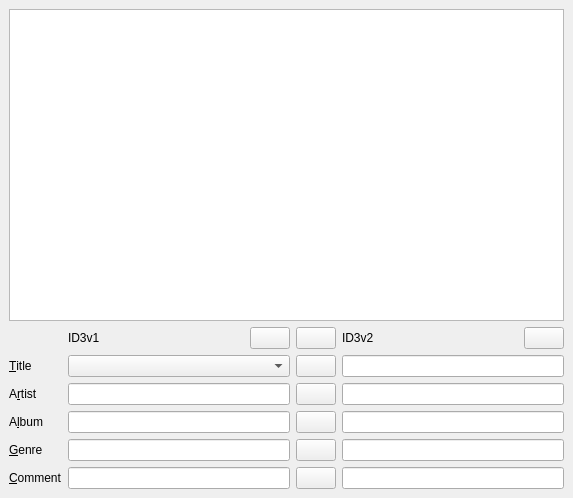
<ui version="4.0" >
 <class>MainWindow</class>
 <widget class="QMainWindow" name="MainWindow" >
  <property name="geometry" >
   <rect>
    <x>0</x>
    <y>0</y>
    <width>573</width>
    <height>498</height>
   </rect>
  </property>
  <property name="sizePolicy" >
   <sizepolicy vsizetype="Expanding" hsizetype="Expanding" >
    <horstretch>0</horstretch>
    <verstretch>0</verstretch>
   </sizepolicy>
  </property>
  <property name="windowTitle" >
   <string>ID3EncodingConverter</string>
  </property>
  <widget class="QWidget" name="centralwidget" >
   <layout class="QVBoxLayout" >
    <item>
     <widget class="QTreeView" name="treeView" >
      <property name="editTriggers" >
       <set>QAbstractItemView::NoEditTriggers</set>
      </property>
      <property name="alternatingRowColors" >
       <bool>true</bool>
      </property>
      <property name="selectionMode" >
       <enum>QAbstractItemView::ExtendedSelection</enum>
      </property>
     </widget>
    </item>
    <item>
     <layout class="QVBoxLayout" >
      <item>
       <layout class="QGridLayout" >
        <item row="1" column="0" >
         <widget class="QLabel" name="titlelabel" >
          <property name="text" >
           <string>&amp;Title</string>
          </property>
          <property name="buddy" >
           <cstring>v2title</cstring>
          </property>
         </widget>
        </item>
        <item row="1" column="1" >
         <widget class="KComboBox" name="v1title" >
          <property name="toolTip" >
           <string>Choose correct representation of song title</string>
          </property>
          <property name="whatsThis" >
           <string>Choose the correct encoding of the ID3v1 tag. All tags beneath will be updated according to the selection. If the actual encoding is unknown, choose the string that makes sense.</string>
          </property>
          <property name="modelColumn" >
           <number>0</number>
          </property>
         </widget>
        </item>
        <item row="1" column="3" >
         <widget class="QLineEdit" name="v2title" >
          <property name="toolTip" >
           <string/>
          </property>
          <property name="autoFillBackground" >
           <bool>false</bool>
          </property>
         </widget>
        </item>
        <item row="2" column="0" >
         <widget class="QLabel" name="artistlabel" >
          <property name="text" >
           <string>A&amp;rtist</string>
          </property>
          <property name="buddy" >
           <cstring>v2artist</cstring>
          </property>
         </widget>
        </item>
        <item row="2" column="1" >
         <widget class="QLineEdit" name="v1artist" >
          <property name="readOnly" >
           <bool>true</bool>
          </property>
         </widget>
        </item>
        <item row="2" column="3" >
         <widget class="QLineEdit" name="v2artist" />
        </item>
        <item row="3" column="0" >
         <widget class="QLabel" name="albumlabel" >
          <property name="text" >
           <string>A&amp;lbum</string>
          </property>
          <property name="buddy" >
           <cstring>v2album</cstring>
          </property>
         </widget>
        </item>
        <item row="3" column="1" >
         <widget class="QLineEdit" name="v1album" >
          <property name="readOnly" >
           <bool>true</bool>
          </property>
         </widget>
        </item>
        <item row="3" column="3" >
         <widget class="QLineEdit" name="v2album" />
        </item>
        <item row="4" column="0" >
         <widget class="QLabel" name="genrelabel" >
          <property name="text" >
           <string>&amp;Genre</string>
          </property>
          <property name="buddy" >
           <cstring>v2genre</cstring>
          </property>
         </widget>
        </item>
        <item row="4" column="1" >
         <widget class="QLineEdit" name="v1genre" >
          <property name="readOnly" >
           <bool>true</bool>
          </property>
         </widget>
        </item>
        <item row="4" column="3" >
         <widget class="QLineEdit" name="v2genre" />
        </item>
        <item row="5" column="0" >
         <widget class="QLabel" name="commentlabel" >
          <property name="text" >
           <string>&amp;Comment</string>
          </property>
          <property name="buddy" >
           <cstring>v2comment</cstring>
          </property>
         </widget>
        </item>
        <item row="5" column="1" >
         <widget class="QLineEdit" name="v1comment" >
          <property name="readOnly" >
           <bool>true</bool>
          </property>
         </widget>
        </item>
        <item row="5" column="3" >
         <widget class="QLineEdit" name="v2comment" />
        </item>
        <item row="1" column="2" >
         <widget class="QPushButton" name="convertTitleButton" >
          <property name="toolTip" >
           <string>Copy song title</string>
          </property>
          <property name="whatsThis" >
           <string>Copy the title tag from ID3v1 to ID3v2.</string>
          </property>
          <property name="text" >
           <string/>
          </property>
         </widget>
        </item>
        <item row="2" column="2" >
         <widget class="QPushButton" name="convertArtistButton" >
          <property name="toolTip" >
           <string>Copy artist</string>
          </property>
          <property name="whatsThis" >
           <string>Copy the artist tag from ID3v1 to ID3v2.</string>
          </property>
          <property name="text" >
           <string/>
          </property>
         </widget>
        </item>
        <item row="3" column="2" >
         <widget class="QPushButton" name="convertAlbumButton" >
          <property name="toolTip" >
           <string>Copy album</string>
          </property>
          <property name="whatsThis" >
           <string>Copy the album tag from ID3v1 to ID3v2.</string>
          </property>
          <property name="text" >
           <string/>
          </property>
         </widget>
        </item>
        <item row="4" column="2" >
         <widget class="QPushButton" name="convertGenreButton" >
          <property name="toolTip" >
           <string>Copy genre</string>
          </property>
          <property name="whatsThis" >
           <string>Copy the genre tag from ID3v1 to ID3v2.</string>
          </property>
          <property name="text" >
           <string/>
          </property>
         </widget>
        </item>
        <item row="5" column="2" >
         <widget class="QPushButton" name="convertCommentButton" >
          <property name="toolTip" >
           <string>Copy comment</string>
          </property>
          <property name="whatsThis" >
           <string>Copy the comment tag from ID3v1 to ID3v2.</string>
          </property>
          <property name="text" >
           <string/>
          </property>
         </widget>
        </item>
        <item row="0" column="2" >
         <widget class="QPushButton" name="convertAllButton" >
          <property name="toolTip" >
           <string>Convert all tags to ID3v2</string>
          </property>
          <property name="whatsThis" >
           <string>Copy all tags from ID3v1 to ID3v2.</string>
          </property>
          <property name="text" >
           <string/>
          </property>
          <property name="iconSize" >
           <size>
            <width>20</width>
            <height>20</height>
           </size>
          </property>
         </widget>
        </item>
        <item row="0" column="1" >
         <layout class="QHBoxLayout" >
          <item>
           <widget class="QLabel" name="v1label" >
            <property name="text" >
             <string>ID3v1</string>
            </property>
            <property name="textFormat" >
             <enum>Qt::PlainText</enum>
            </property>
           </widget>
          </item>
          <item>
           <spacer>
            <property name="orientation" >
             <enum>Qt::Horizontal</enum>
            </property>
            <property name="sizeHint" stdset="0" >
             <size>
              <width>40</width>
              <height>20</height>
             </size>
            </property>
           </spacer>
          </item>
          <item>
           <widget class="QPushButton" name="v1removeButton" >
            <property name="toolTip" >
             <string>Delete ID3v1 tag</string>
            </property>
            <property name="whatsThis" >
             <string>This deletes the ID3v1 tag and can be used once it was converted to ID3v2.</string>
            </property>
            <property name="text" >
             <string/>
            </property>
            <property name="iconSize" >
             <size>
              <width>20</width>
              <height>20</height>
             </size>
            </property>
           </widget>
          </item>
         </layout>
        </item>
        <item row="0" column="3" >
         <layout class="QHBoxLayout" >
          <item>
           <widget class="QLabel" name="v2label" >
            <property name="text" >
             <string>ID3v2</string>
            </property>
           </widget>
          </item>
          <item>
           <spacer>
            <property name="orientation" >
             <enum>Qt::Horizontal</enum>
            </property>
            <property name="sizeHint" stdset="0" >
             <size>
              <width>40</width>
              <height>20</height>
             </size>
            </property>
           </spacer>
          </item>
          <item>
           <widget class="QPushButton" name="v2recode" >
            <property name="toolTip" >
             <string>Repair encoding of ID3v2 tag</string>
            </property>
            <property name="whatsThis" >
             <string>This repairs the encoding of the ID3v2 tag when the tag was encoded in something different then the standard Unicode.</string>
            </property>
            <property name="text" >
             <string/>
            </property>
            <property name="iconSize" >
             <size>
              <width>20</width>
              <height>20</height>
             </size>
            </property>
           </widget>
          </item>
         </layout>
        </item>
       </layout>
      </item>
     </layout>
    </item>
   </layout>
  </widget>
 </widget>
 <customwidgets>
  <customwidget>
   <class>KComboBox</class>
   <extends>QComboBox</extends>
   <header>kcombobox.h</header>
  </customwidget>
 </customwidgets>
 <tabstops>
  <tabstop>v2title</tabstop>
  <tabstop>v1artist</tabstop>
  <tabstop>v2artist</tabstop>
  <tabstop>v1album</tabstop>
  <tabstop>v2album</tabstop>
  <tabstop>v1genre</tabstop>
  <tabstop>v2genre</tabstop>
  <tabstop>v1comment</tabstop>
  <tabstop>v2comment</tabstop>
 </tabstops>
 <resources/>
 <connections/>
</ui>
